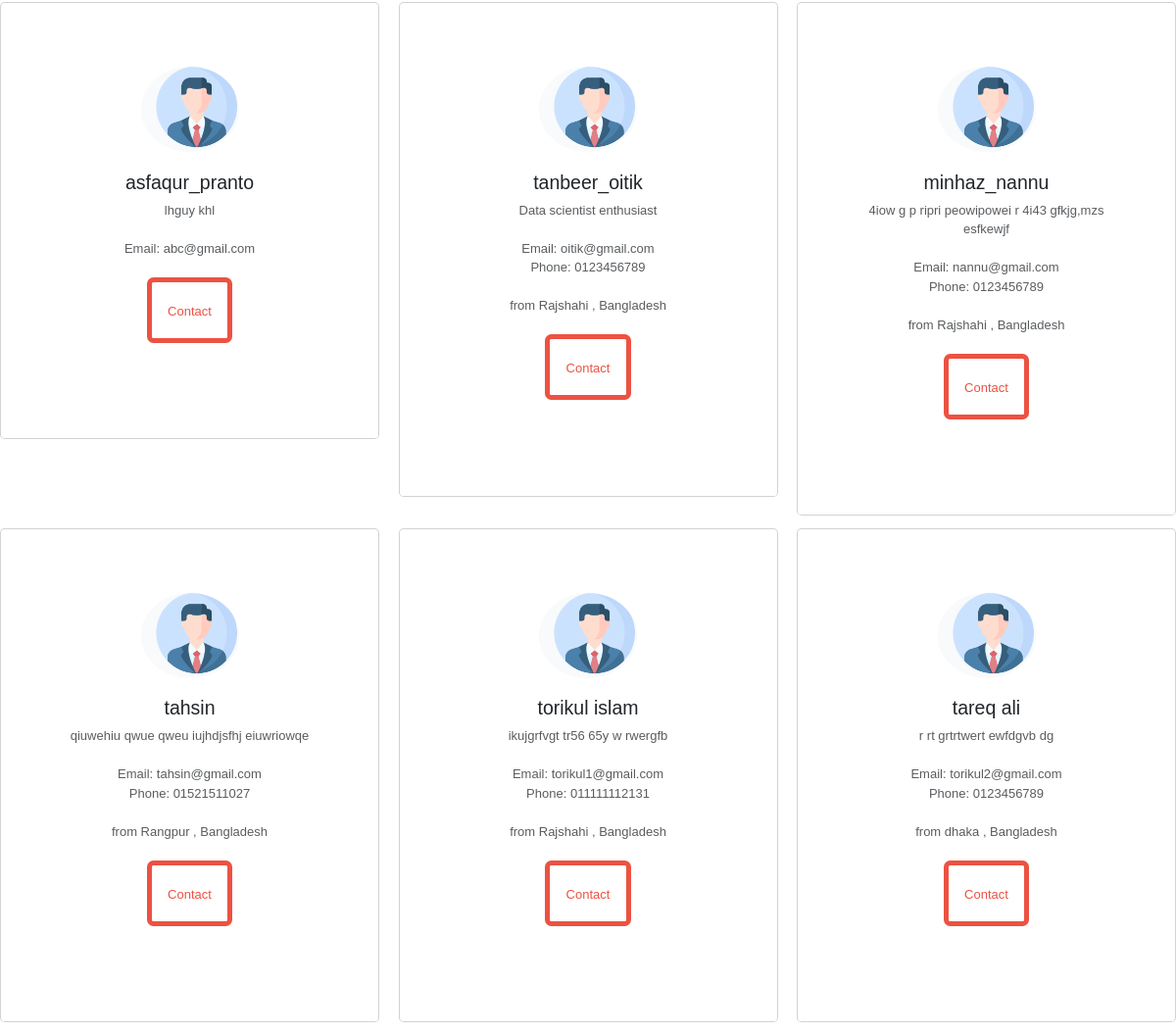
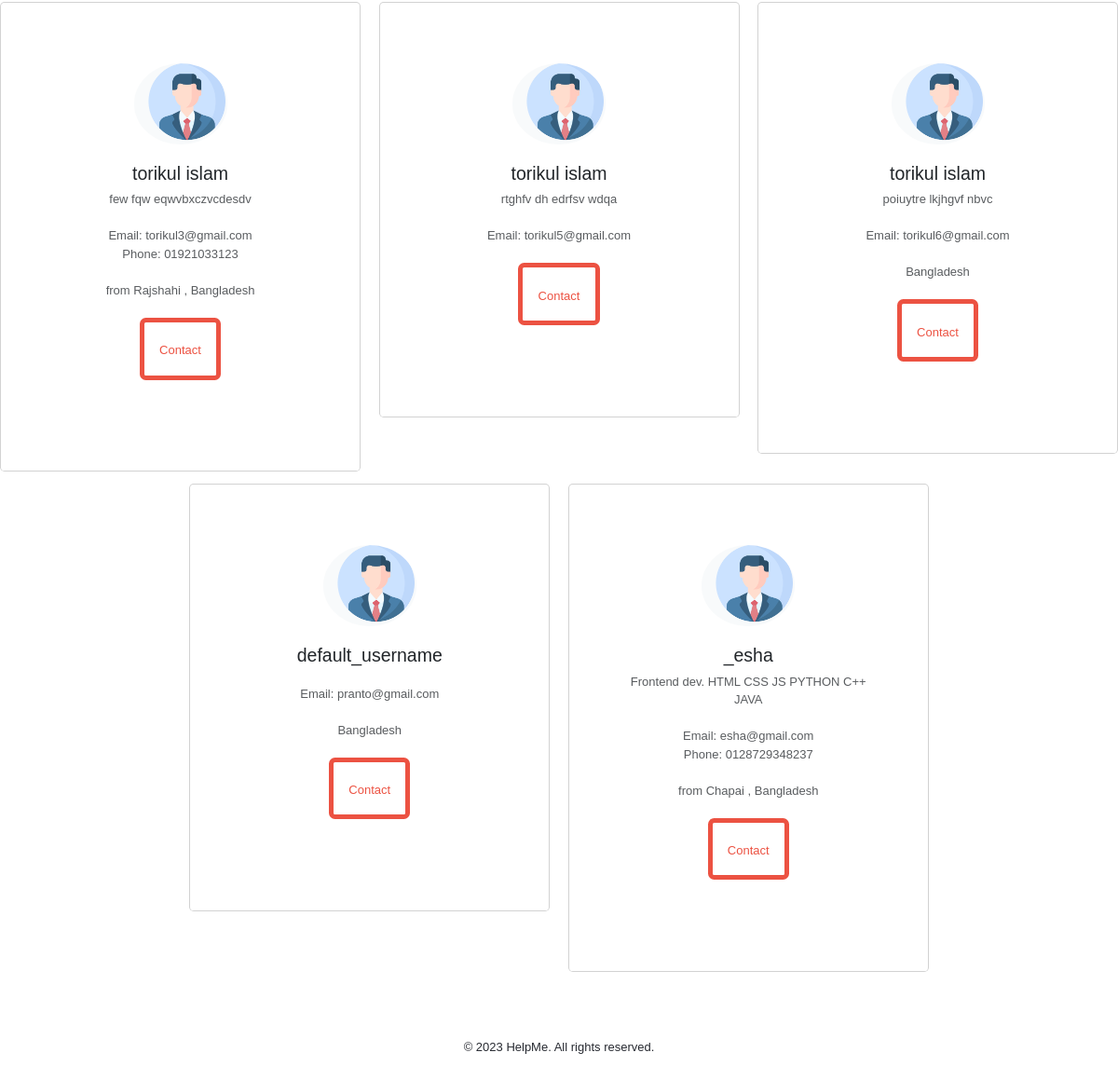
Before: /home/ (signed in, lower part) with the older database file (2 pictures, top to bottom).
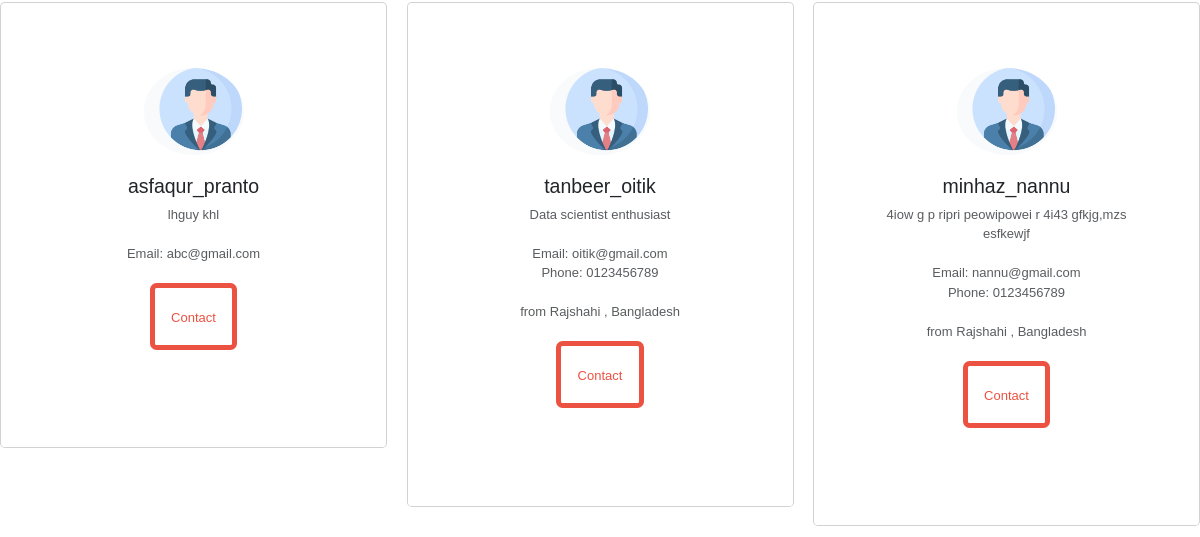
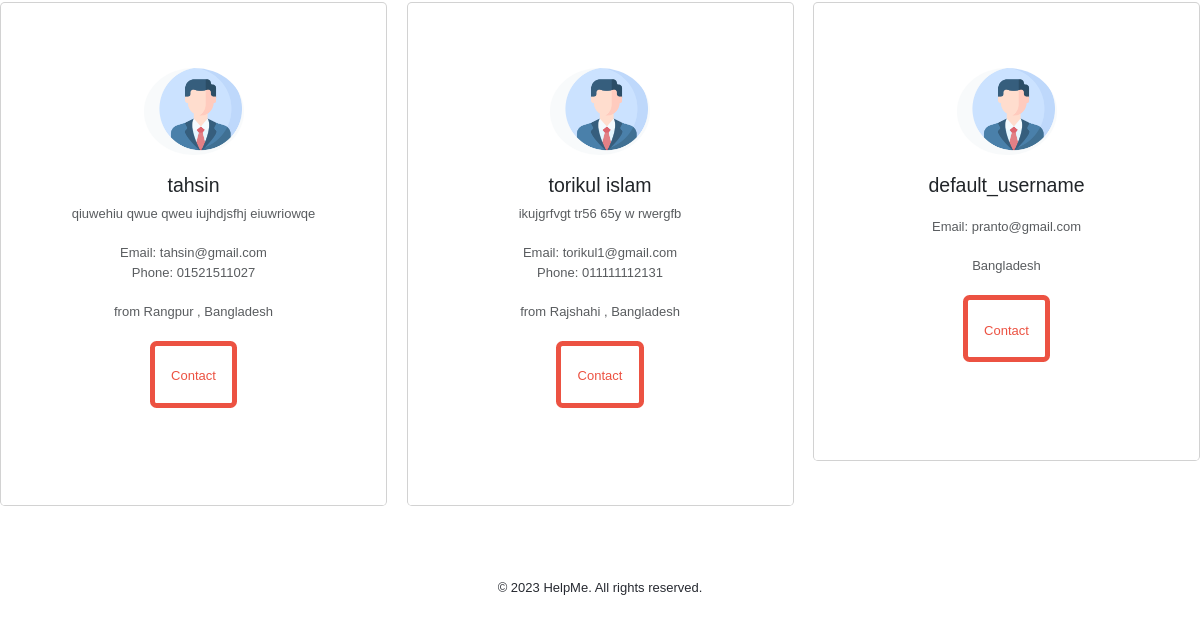
After: the same page with the newer database file (2 pictures, top to bottom).
### profile_part/models.py (models this page shows, shortened)
class Profile(models.Model):
    user = models.OneToOneField(User, on_delete= models.CASCADE )
    profession = models.CharField(max_length=150, null=True, blank=True)
    phone = models.CharField(max_length=30, null=True, blank=True)
    profile_username = models.CharField(max_length=150, unique=False, default='default_username')
    city = models.CharField(max_length=150, null=True, blank=True)
    country = models.CharField(max_length=150, null=True, blank=True,default="Bangladesh")
    profession = models.CharField(max_length=150, null=True, blank=True)
    bio = models.TextField()
    verified = models.BooleanField(default=False)

### profile_part/views.py (the view)
# urls.py: 2. Add a URL to urlpatterns:  path('', views.home, name='home')
@login_required(login_url='/login/')
def home(request):
    queryset=Profile.objects.all()
    context={'prfls':queryset,'page':"HelpMe Homepage"}
    return render(request,'home.html',context)

### profile_part/templates/home.html (shortened to what this page needs)
{% extends 'base.html' %}
{% block start %}
  <head>
    <link rel="stylesheet" href="/static/main.css" />
  </head>
  <main>
    <div class="row justify-content-center">
      {% for p in prfls %}
        <div class="col-md-4 mb-3">
          <div class="card p-5">
            {% include 'profile_card.html' %}
          </div>
        </div>
      {% endfor %}
    </div>
  </main>
{% endblock %}

### profile_part/templates/base.html (shortened to what this page needs)
<!DOCTYPE html>
<html lang="en">
  <head>
    <link href="https://cdn.jsdelivr.net/npm/bootstrap@5.3.0/dist/css/bootstrap.min.css" rel="stylesheet" />
    <link rel="stylesheet" href="/static/main.css" />
    <link rel="stylesheet" href="https://cdnjs.cloudflare.com/ajax/libs/font-awesome/6.4.0/css/all.min.css" />
  </head>
  <body>
    {% block start %}
    {% endblock %}
    <footer class="d-flex justify-content-center align-items-center py-5 gap-5">
      <div class="only-desktop py-4">
        <p>&copy; 2023 HelpMe. All rights reserved.</p>
      </div>
    </footer>
  </body>
</html>

### profile_part/templates/profile_card.html (shortened to what this page needs)
<a href="{% url 'userdetails'  p.user.email  %}">
    <div class="card-body text-center">
      <div class="mt-3 mb-4">
        <img src="/static/profilepic.png" class="rounded-circle img-fluid" style="width: 100px;" />
      </div>
      <h4 class="mb-2">{{ p.profile_username }}</h4>
      <p class="text-muted mb-4">
        {{ p.bio }}
      </p>
      <p class="text-muted mb-4">
        {% if p.user.email %}
          Email: {{ p.user.email }}
        {% endif %}
        <br>
        {% if p.phone %}
          Phone: {{ p.phone }}
        {% endif %}
      </p>
      <p class="text-muted mb-4">
        {% if p.city %}
        from {{ p.city }} ,
        {% endif %}
        {{ p.country }}
      </p>
      <button type="button" class="btn btn-primary btn-rounded btn-lg"><a href="{% url 'meeting' %}">Contact</a></button>
    </div>
</a>

### profile_part/static/main.css (style rules this page uses)
*, *::before, *::after { font-family: COCOGOOSE, sans-serif; font-weight: lighter; font-size: small; padding: 0; box-sizing: border-box; margin: 0; }
html { scroll-behavior: smooth; }
html, body { width: 100%; height: 100%; margin: 0; padding: 0; overflow-x: hidden; }
:root { --red: #ec5242; --black: #272a31; --grey: #d3d3d3; }
footer p { margin-bottom: 0; color: var(--black); }
.only-desktop { display: none !important; }
@media only screen and (min-width: 768px) { .only-desktop { display: block !important; } }
@media only screen and (min-width: 768px) { .btn { padding: 1em; border: 5px solid var(--red); color: var(--red); background-color: inherit; } }

Changed rows visible on the page:
removed Profile: profile_username "tareq ali", bio "r rt grtrtwert ewfdgvb dg", user.email "torikul2@gmail.com", phone "0123456789", city "dhaka", country "Bangladesh"
removed Profile: profile_username "torikul islam", bio "few fqw eqwvbxczvcdesdv", user.email "torikul3@gmail.com", phone "01921033123", city "Rajshahi", country "Bangladesh"
removed Profile: profile_username "torikul islam", bio "rtghfv dh edrfsv wdqa", user.email "torikul5@gmail.com"
removed Profile: profile_username "torikul islam", bio "poiuytre lkjhgvf nbvc", user.email "torikul6@gmail.com", country "Bangladesh"
removed Profile: profile_username "_esha", bio "Frontend dev. HTML CSS JS PYTHON C++ JAVA", user.email "esha@gmail.com", phone "0128729348237", city "Chapai", country "Bangladesh"
